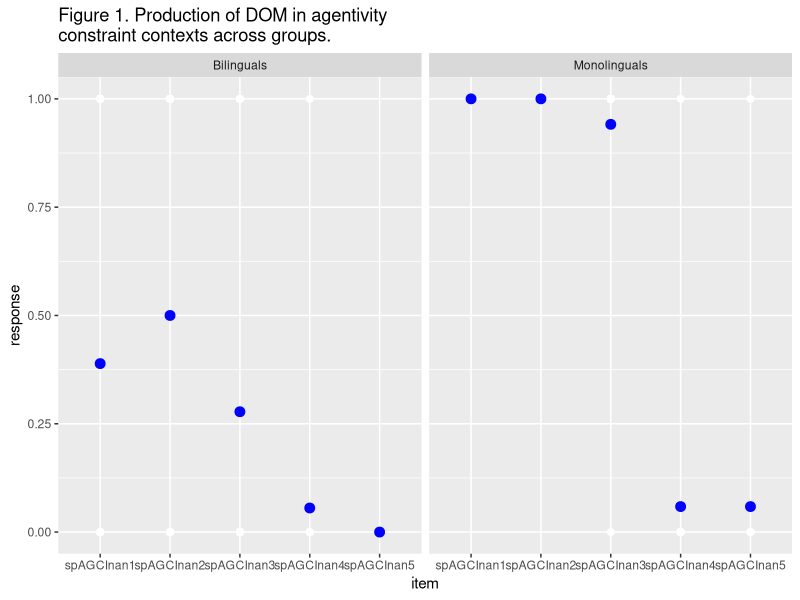
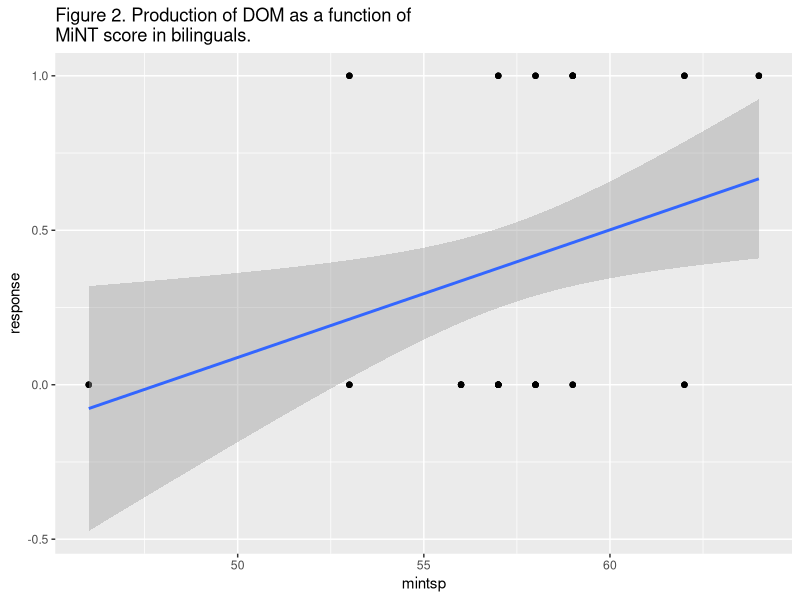
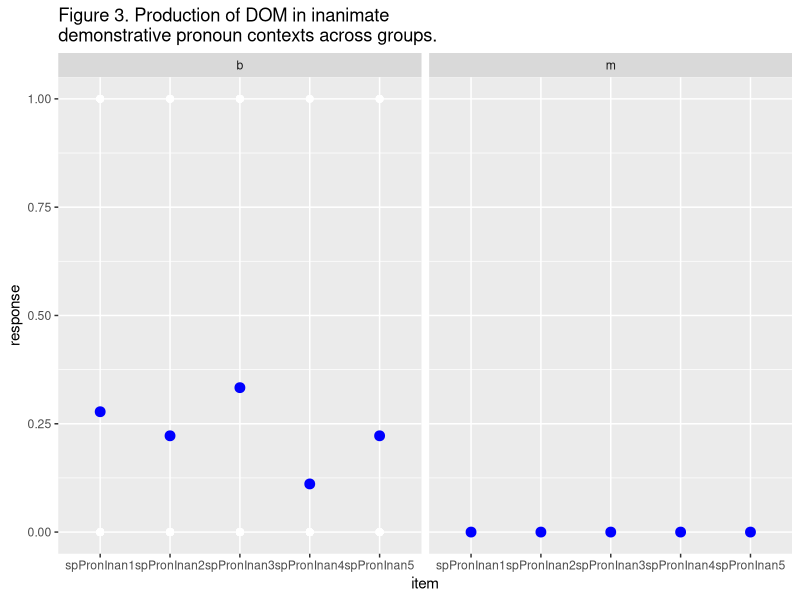
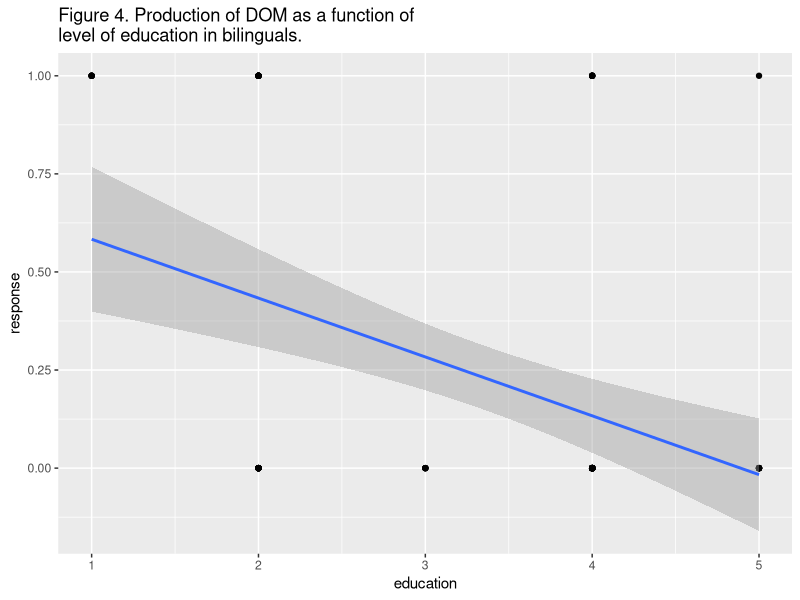
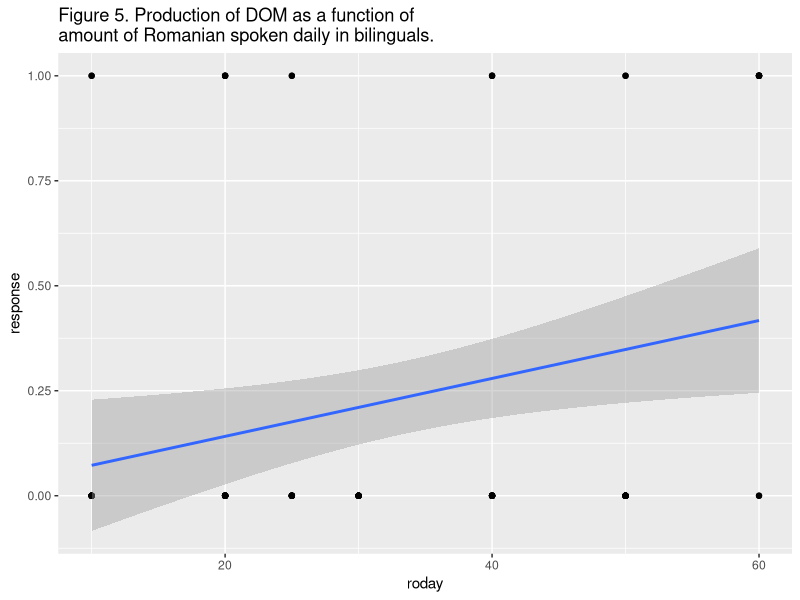

Here is the R script that generated these plots, in order:

library(tidyverse)
library(ggplot2)
library(dplyr)
library(lme4)
# rm(list = ls(all = TRUE))
setwd("~/Desktop/finalproject")
dataset <- read_csv("./data/P_SP.csv")


data <- dataset %>%
  filter(., do == "AGC")

datab <- data %>%
  filter(., group == "b")
datab3 <- datab %>%
  filter(., item != "spAGCInan4") %>%
  filter(., item != "spAGCInan5")


fig1 <- data %>%
  mutate(., group = recode(group, `b` = "Bilinguals", `m` = "Monolinguals")) %>%
  ggplot(., aes(x=item, y=response)) +
  geom_point(color = 'white', size = 2) + 
  stat_summary(fun.data = mean_cl_boot, geom = 'pointrange', size = 1, 
               position = position_dodge(width = 0.5)) + 
  stat_summary(fun.y = mean, geom = 'point', color = 'blue', size = 3, 
               position = position_dodge(width = 0.5)) + 
  scale_shape(name = "") +
  facet_grid(~ group) +
  labs(title = 'Figure 1. Production of DOM in agentivity \nconstraint contexts across groups.')

fig1

fig2 <- datab3 %>%
  ggplot(., aes(x=mintsp, y=response)) +
  geom_point() + 
  geom_smooth(method = lm) +
  labs(title = 'Figure 2. Production of DOM as a function of \nMiNT score in bilinguals.')

fig2

dataPron <- dataset %>%
  filter(., do == "Pron") %>%
  filter(., animacy == "Inan")

dataPronb <- dataPron %>%
  filter(., group == "b")
head(dataPronb)

fig3 <- dataPron %>%
  ggplot(., aes(x=item, y=response)) +
  geom_point(color = 'white', size = 2) + 
  stat_summary(fun.data = mean_cl_boot, geom = 'pointrange', size = 1, 
               position = position_dodge(width = 0.5)) + 
  stat_summary(fun.y = mean, geom = 'point', color = 'blue', size = 3, 
               position = position_dodge(width = 0.5)) + 
  scale_shape(name = "") +
  facet_grid(~ group) +
  labs(title = 'Figure 3. Production of DOM in inanimate \ndemonstrative pronoun contexts across groups.')

fig3

fig4 <- dataPronb %>%
  ggplot(., aes(x=education, y=response)) +
  geom_point() + 
  geom_smooth(method = lm) +
  labs(title = 'Figure 4. Production of DOM as a function of \nlevel of education in bilinguals.')

fig4

fig5 <- dataPronb %>%
  ggplot(., aes(x=roday, y=response)) +
  geom_point() + 
  geom_smooth(method = lm) +
  labs(title = 'Figure 5. Production of DOM as a function of \namount of Romanian spoken daily in bilinguals.')

fig5

mod_mint3 <- glm(response ~ mintsp, data = datab3, family = binomial(link = "logit"))
summary(mod_mint3)

mod_educationP <- glm(response ~ education, data = dataPronb, family = binomial(link = "logit"))
summary(mod_educationP)

mod_rodayP <- glm(response ~ roday, data = dataPronb, family = binomial(link = "logit"))
summary(mod_rodayP)